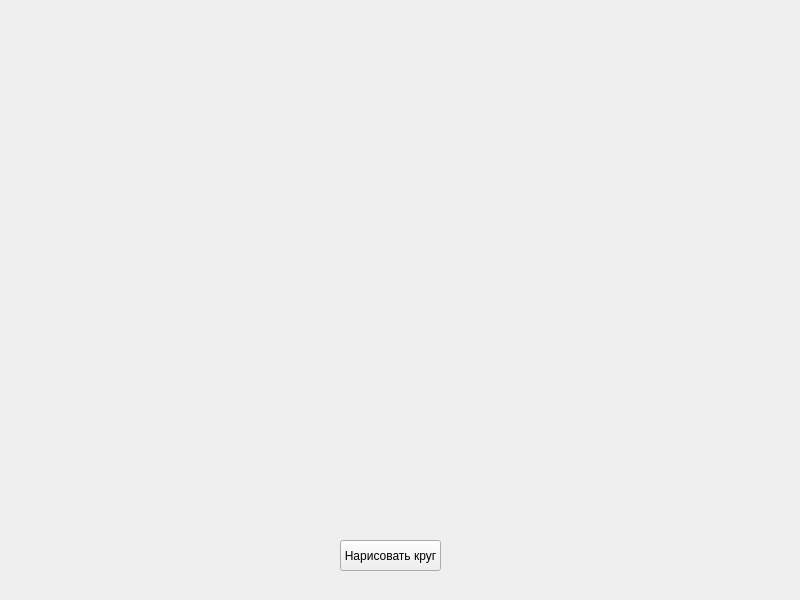
<?xml version="1.0" encoding="UTF-8"?>
<ui version="4.0">
 <class>MainWindow</class>
 <widget class="QMainWindow" name="MainWindow">
  <property name="geometry">
   <rect>
    <x>0</x>
    <y>0</y>
    <width>800</width>
    <height>600</height>
   </rect>
  </property>
  <property name="minimumSize">
   <size>
    <width>800</width>
    <height>600</height>
   </size>
  </property>
  <property name="maximumSize">
   <size>
    <width>800</width>
    <height>600</height>
   </size>
  </property>
  <property name="windowTitle">
   <string>Yellow circles</string>
  </property>
  <widget class="QWidget" name="centralwidget">
   <widget class="QPushButton" name="btn">
    <property name="geometry">
     <rect>
      <x>340</x>
      <y>540</y>
      <width>101</width>
      <height>31</height>
     </rect>
    </property>
    <property name="text">
     <string>Нарисовать круг</string>
    </property>
   </widget>
  </widget>
 </widget>
 <resources/>
 <connections/>
</ui>
